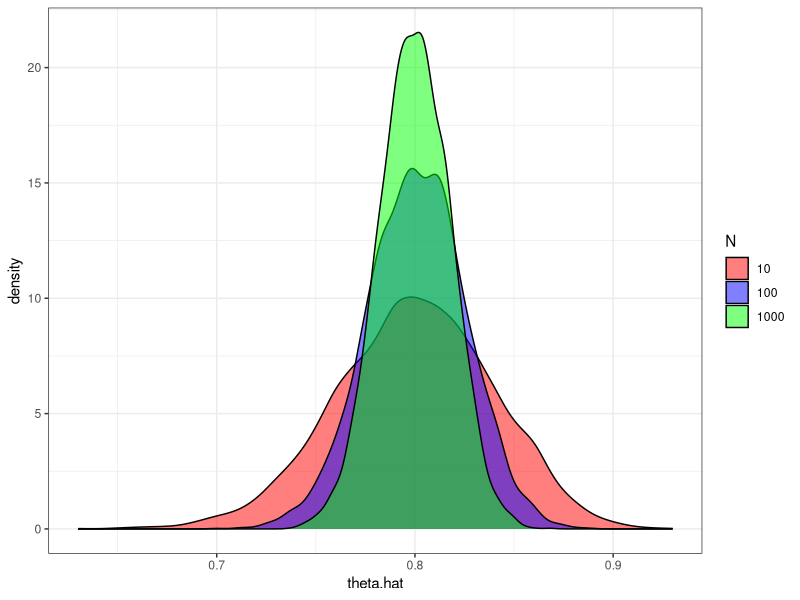
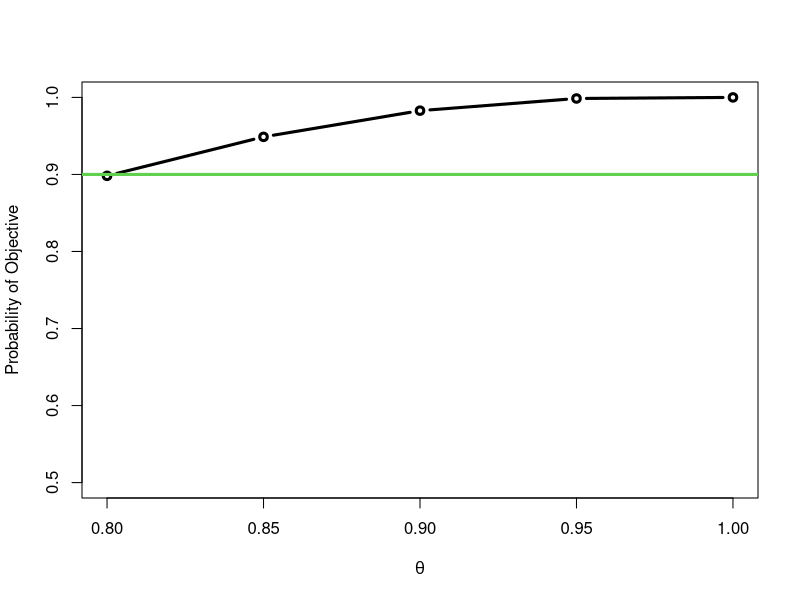
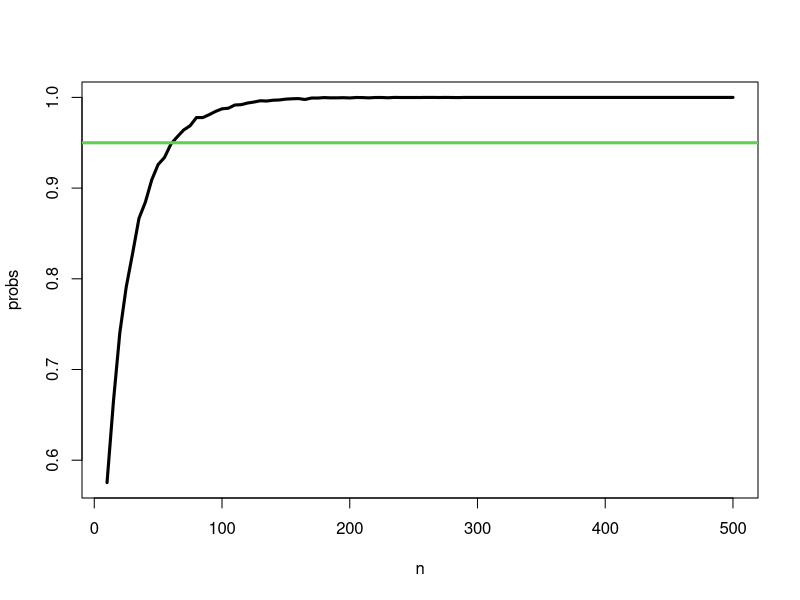

Here is the R script that generated these plots, in order: (Note: a time limit stopped this script after it produced the figures.)
## ---- chunk 1
knitr::opts_chunk$set(echo = TRUE)
library(ggplot2)
## ---- chunk 2
# Define sandhill crane over winter survival probability (P(Y=1))
 theta = 0.8
## ---- chunk 3
rbinom(n = 1, size = 1,prob = theta)
## ---- chunk 4
rbinom(n = 1, size = 10, prob = theta)
## ---- chunk 5
  rbinom(n = 10, size = 1,prob = theta)
## ---- chunk 6
theta = 0.2
rbinom(n = 10, size = 1,prob = theta)
## ---- chunk 7
sample(x = c(1,0),
       size = 10, 
       replace=TRUE,
       prob = c(0.8,0.2)
       )
## ---- chunk 8
  n.sim = 5000
  n = c(100,250,500)
  theta = 0.8
  theta.hat=matrix(NA, nrow=n.sim, ncol=length(n))

  theta.hat[,1]=rbinom(n.sim, n[1], theta)/n[1]
  theta.hat[,2]=rbinom(n.sim, n[2], theta)/n[2]
  theta.hat[,3]=rbinom(n.sim, n[3], theta)/n[3]

  plot.data = data.frame(theta.hat = c(theta.hat), N = c(rep("10",n.sim),rep("100",n.sim),rep("1000",n.sim)))


  ggplot(plot.data,aes(theta.hat,fill=N))+
     scale_fill_manual(values=c("red","blue","green"))+
     geom_density(alpha=0.5,binwidth=0.05,position="identity") + 
    theme_bw()
## ---- chunk 9
bias = apply(theta.hat,2,mean)-theta
bias
## ---- chunk 10
r.bias = (apply(theta.hat,2,mean)-theta)/theta
r.bias
## ---- chunk 11
  limits.truth=c(theta-theta*0.05,
                 theta+theta*0.05
                 )
  my.func = function(x){length(which(x>=limits.truth[1] & 
                                     x<=limits.truth[2]))/length(x)
                        }
  prob.truth = apply(theta.hat, 2,FUN = my.func)
  data.frame(n = n, prob = prob.truth)
## ---- chunk 12
  n.sim = 5000
  n = 250
  theta = seq(0.8, 1, by=0.05)
  prob.obj=rep(NA, length(theta))

  for(i in 1:length(theta)){
    theta.hat=rbinom(n.sim, n, theta[i])/n
    
    limits.truth=c(theta[i]-theta[i]*0.05,
                   theta[i]+theta[i]*0.05
                   )

    prob.obj[i] = length(which(theta.hat>=limits.truth[1] & 
                 theta.hat<=limits.truth[2]))/length(theta.hat)
  }  

  plot(theta, prob.obj,type="b",lwd=3,ylim=c(0.5,1),
       xlab=expression(paste(theta)),
       ylab="Probability of Objective")
  abline(h=0.90,lwd=3,col=3)
      
## ---- chunk 13
rpois(n = 10, lambda = 100)
## ---- chunk 14
rpois(n = 10, lambda = 2)
## ---- chunk 15
  set.seed(43243)
  y = rpois(n = 100000, lambda = 10)
  mean(y)
  var(y)
## ---- chunk 16

#Define inputs and outputs
  lambda = 100
  n = seq(10,500,by=5)
  n.sim = 10000
  mean.mat =matrix(NA, nrow=n.sim, ncol=length(n))

# loop over the different sample sizes - n
for(i in 1:length(n)){
  y.temp = matrix(
                  replicate(n.sim,
                            rpois(n[i],lambda=lambda)
                            ), nrow=n[i],byrow = TRUE
                  )
  #Estimate mean of each sample
  mean.temp = apply(y.temp, 2, mean)
  mean.mat[,i] = mean.temp
}

dim(mean.mat)

#Define 5% around truth
  limits.truth=c(lambda-lambda*0.025,
                 lambda+lambda*0.025
                 )

#Estimate probability of being within 5%
  probs = apply(mean.mat,2,FUN=function(x){length(which(x>=limits.truth[1] &
                                                        x<= limits.truth[2]
                                                        )
                                                  ) / n.sim 
                                         }
             )

# Plot the probability versus the sample size
  plot(n,probs,type="l",lwd=3,col=1)
  abline(h=0.95,lwd=3,col=3)

## ---- chunk 17

results=data.frame(n, probs)
sp.results=results[which(probs>=0.95)[1],1]

## ---- chunk 18
#Define inputs and outputs
  lambda = 25
  n = seq(10,500,by=5)
  n.sim = 10000
  mean.mat =matrix(NA, nrow=n.sim, ncol=length(n))

# loop over the different sample sizes - n
for(i in 1:length(n)){
  y.temp = matrix(
                  replicate(n.sim,
                            rpois(n[i],lambda=lambda)
                            ), nrow=n[i],byrow = TRUE
                  )
  #Estimate mean of each sample
  mean.temp = apply(y.temp, 2, mean)
  mean.mat[,i] = mean.temp
}

#dim(mean.mat)

#Define 5% around truth
  limits.truth=c(lambda-lambda*0.025,
                 lambda+lambda*0.025
                 )

#Estimate probability of being within 5%
  probs2 = apply(mean.mat,2,FUN=function(x){length(which(x>=limits.truth[1] &
                                                        x<= limits.truth[2]
                                                        )
                                                  ) / n.sim 
                                            }
                )

# Plot the probability versus the sample size
  plot(n,probs,type="l",lwd=3,col=1)
  lines(n, probs2, lwd=3,col=2)
  legend("bottomright",lwd=3,col=c(1,2,3),legend=c("lambda = 100", "lambda = 25", "Objective"))
  abline(h=0.95,lwd=3,col=3)
## ---- chunk 19

results2=data.frame(n, probs2)
sp.results2=results2[which(probs2>=0.95)[1],1]

## ---- chunk 20
#Parameters
  a=1; b=5
# Sample Space of RV
  x=seq(a,b,by=1)
  n=length(x)
#plotting probability mass  
  plot(x,rep(1/n,length(x)),col=2,pch=18,cex=3,
     ylab="f(y)",xlab=c("a = 1, b = 5"))
     abline(v=(a+b)/2,lwd=3,col=4)
     legend("topright",lwd=3,col=4,legend=c("Mean"))

## ---- chunk 21
#Parameters
  a=10; b=100
#Sample Space
  x=seq(a,b,by=1)
  n=length(x)
#plotting probability mass    
  plot(x,rep(1/n,length(x)),col=2,pch=18,cex=1,
     ylab="f(y)",xlab=c("a = 10, b = 100"))
  abline(v=(a+b)/2,lwd=3,col=4)
  legend("topright",lwd=3,col=4,legend=c("Mean"))
  
## ---- chunk 22
#Parameters
  a=10; b=100
#Sample space
  x=seq(a,b,by=1)
  n=length(x)
#Probability of any one value
  p=1/n
  p
#Add probabilities for all the integers >=60
  length(which(x>=60))*p
## ---- chunk 23
#Parameters
  a=10; b=100

#Sample at different sample sizes
  sample.size=100
  sample.size2=10000
  
  y=round(runif(sample.size,a,b),digits=0)
  y2=round(runif(sample.size2,a,b),digits=0)

#plotting samples with True probability
  par(mfrow=c(1,2))
  
  hist(y,main="N = 100",freq = FALSE)
  abline(h=p,col=3,lwd=3)
  
  hist(y2,main="N = 10000",freq = FALSE)
  abline(h=p,col=3,lwd=3)

  
  
